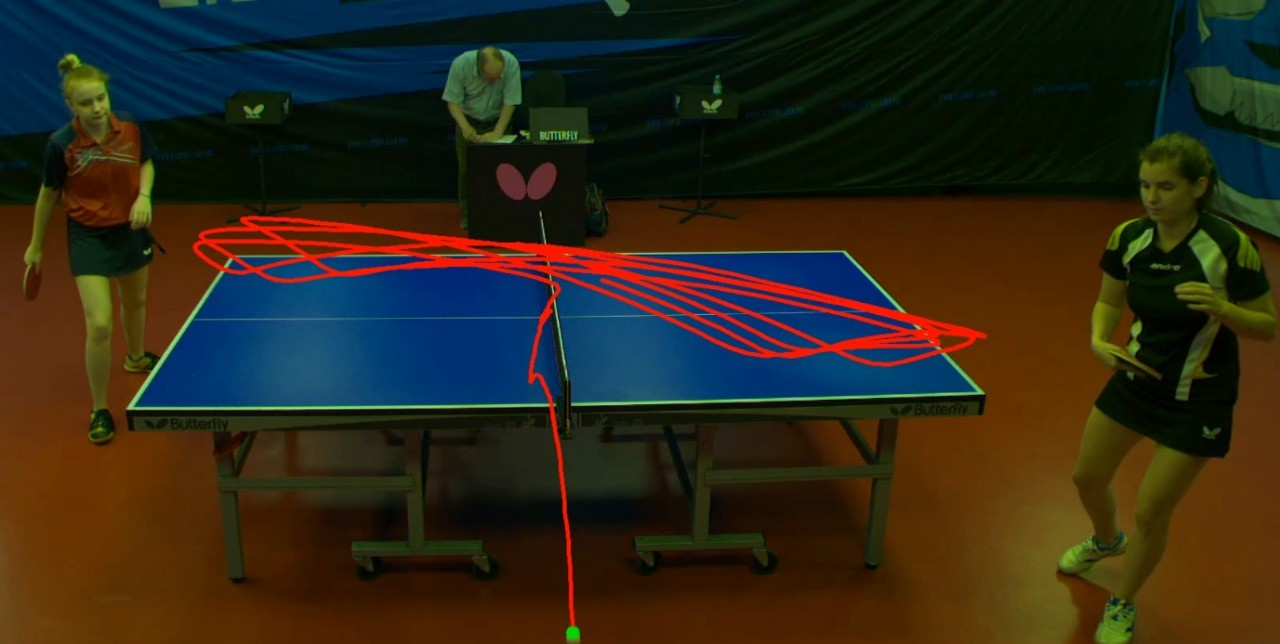
#> input picture latex/5.5.jpg, 1280 x 644 px, given in place of frame_0197.jpg, which was not available
$ python linemasker.py
#> lines starting #> are read from the running program, lines starting #| are printed output that depends on the picture; after the words box and inside, x2 and y2 are one past the last pixel; in counts of white or black regions, pixels touching at a corner belong together; pictures that were not available may be replaced by others from this repository, and a replacement may not be noted
#> further down, frame is the input picture: shape (644, 1280, 3); mean B, G, R 24.6, 39.8, 46.9
import cv2
import numpy as np
from constants import Constants

def frame_to_straight_line_mask(frame):
    # Convert to grayscale
    gray = cv2.cvtColor(frame, cv2.COLOR_BGR2GRAY)
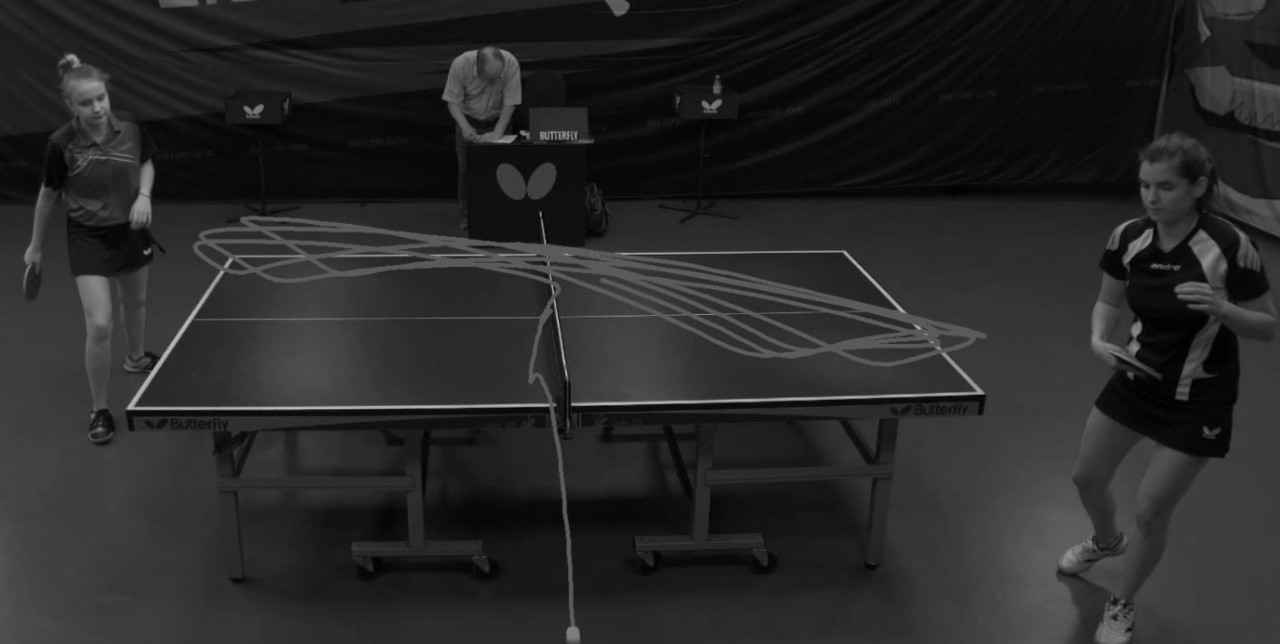
#> gray: shape (644, 1280); min 0, max 194, mean 40.2

    # Apply Gaussian blur to reduce noise (optional but often helps)
    blurred = cv2.GaussianBlur(gray, (5, 5), 0)

    # Canny edge detection
    edges = cv2.Canny(blurred, 50, 150, apertureSize=3)
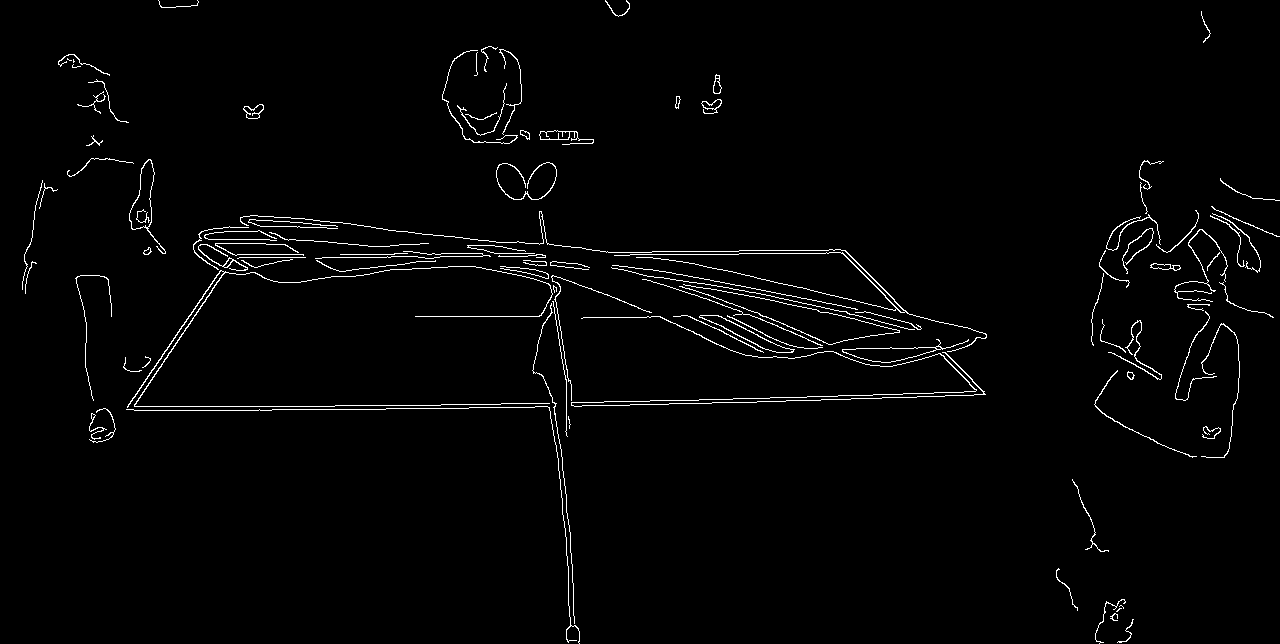
#> edges: shape (644, 1280); 1.9% white in thin lines or dots

    # Apply morphological closing to close gaps in edges
    kernel = np.ones((5, 5), np.uint8)
    closed_edges = cv2.morphologyEx(edges, cv2.MORPH_CLOSE, kernel)
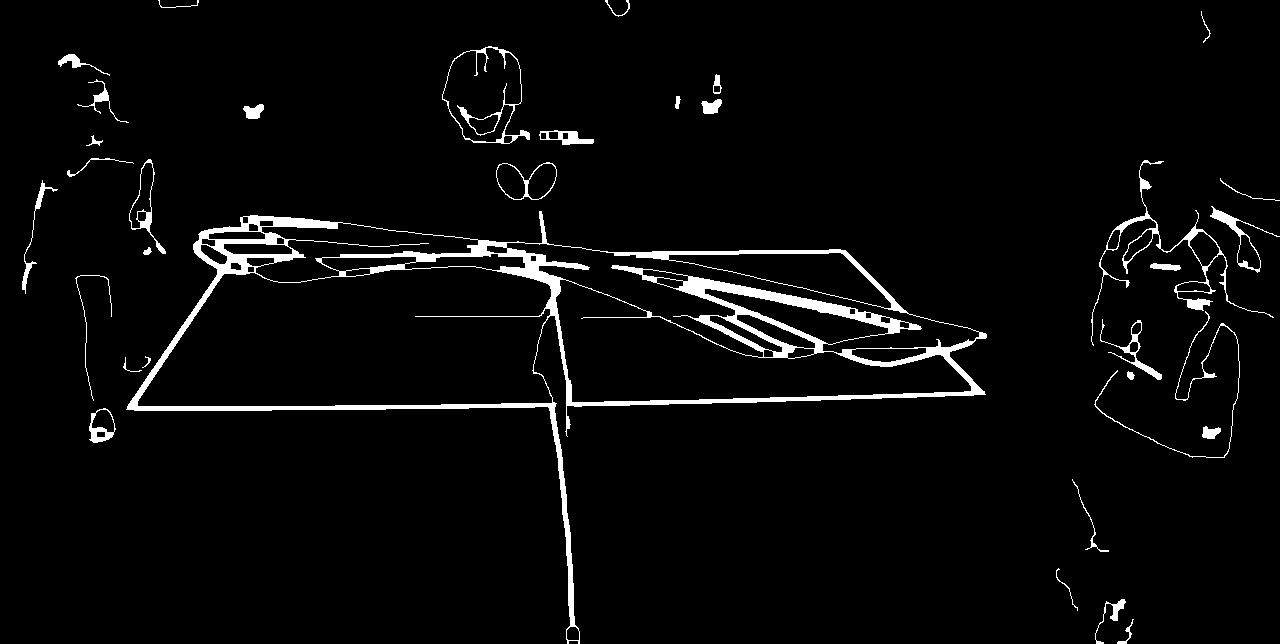
#> closed_edges: shape (644, 1280); 3.6% white; 34 white regions, largest, box (x1, y1, x2, y2) and area: (126, 211, 987, 644) 21272, (1091, 160, 1274, 346) 1686, (442, 46, 530, 144) 905

    # Create a black mask to draw white lines
    mask = np.zeros_like(closed_edges)

    # Detect straight lines using Hough Line Transform
    lines = cv2.HoughLinesP(closed_edges,
                            rho=1,
                            theta=np.pi/180,
                            threshold=80,
                            minLineLength=50,
                            maxLineGap=10)
#> lines = 91 rows, first 6: [139, 410, 916, 397], [213, 410, 820, 400], [127, 408, 296, 406], [322, 257, 534, 253], [416, 257, 545, 255], [683, 282, 908, 322]

    # Draw straight lines on mask in white
    if lines is not None:
        for line in lines:
            x1, y1, x2, y2 = line[0]
            cv2.line(mask, (x1, y1), (x2, y2), 255, thickness=2)
#> this loop made 91 passes
#> (x1, y1, x2, y2) on passes 1 to 12: (139, 410, 916, 397), (213, 410, 820, 400), (127, 408, 296, 406), (322, 257, 534, 253), (416, 257, 545, 255), (683, 282, 908, 322), (614, 254, 845, 250), (614, 255, 846, 251), (520, 256, 589, 267), (688, 278, 855, 308), (660, 277, 889, 317), (818, 311, 920, 329)
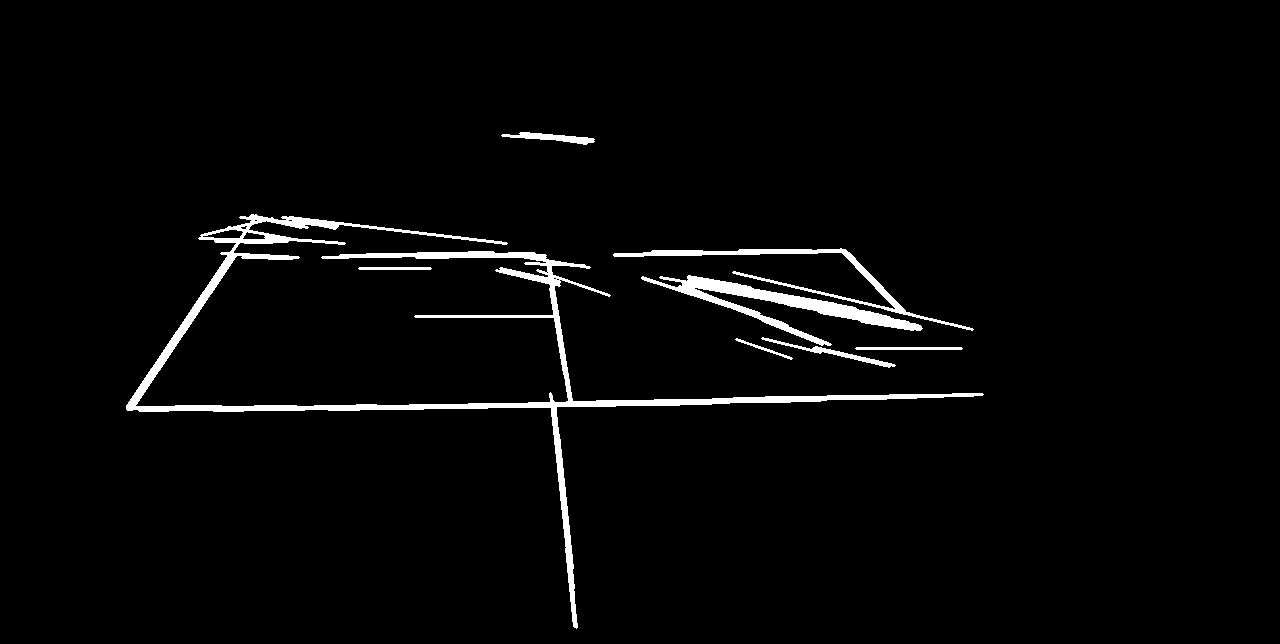
#> mask: shape (644, 1280); 2.6% white; 8 white regions, largest, box (x1, y1, x2, y2) and area: (126, 214, 984, 629) 13469, (641, 275, 923, 346) 3968, (613, 248, 974, 331) 2372

    return mask
# Example usage:
frame = cv2.imread('assets/specialframes/frame_0197.jpg')   # Or replace with video frame captured via cv2.VideoCapture
mask = frame_to_straight_line_mask(frame)
cv2.imwrite(Constants.IMAGE1_PATH, mask)

$ run again, on latex/5.6.jpg
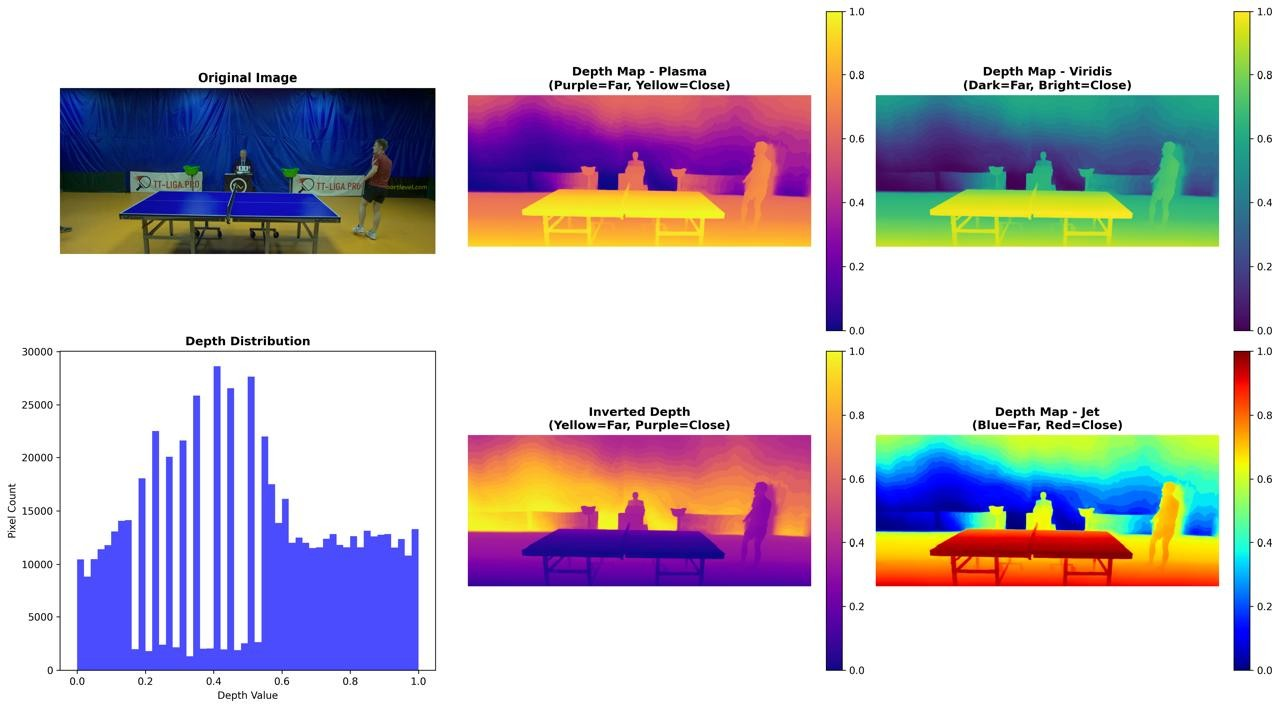
#> input picture latex/5.6.jpg, 1280 x 708 px, given in place of frame_0197.jpg, which was not available
#> frame is the input picture: shape (708, 1280, 3); mean B, G, R 203.6, 193.7, 200.1
#> in frame_to_straight_line_mask, `edges = cv2.Canny(blurred, 50, 150, apertureSize=3)`:
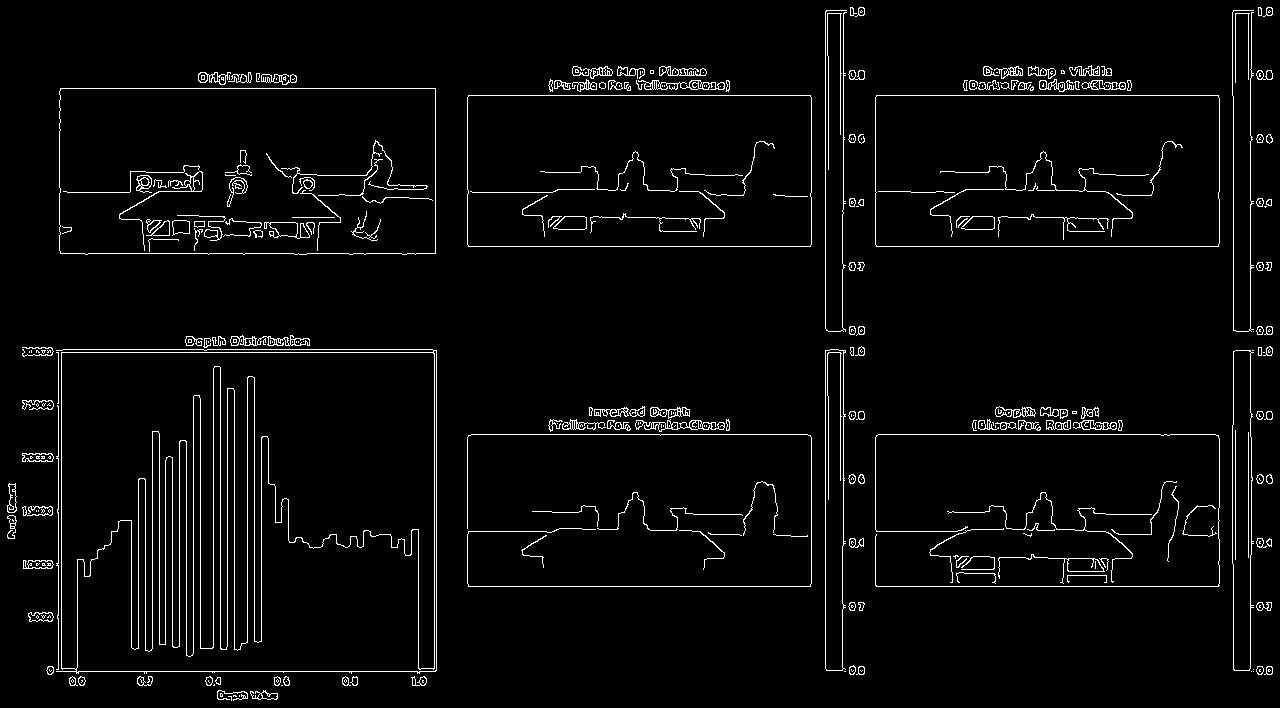
#> edges: shape (708, 1280); 3.5% white in thin lines or dots
#> closed_edges: shape (708, 1280); 5.8% white; 16 white regions (2 under 20 px), largest, box (x1, y1, x2, y2) and area: (22, 335, 437, 686) 13574, (59, 72, 436, 255) 6758, (875, 406, 1220, 587) 6321
#> lines = 182 rows, first 6: [471, 434, 807, 434], [468, 95, 810, 95], [60, 88, 435, 88], [876, 246, 1218, 246], [876, 586, 1218, 586], [825, 668, 825, 350]
#> the loop in frame_to_straight_line_mask, `for line in lines:` made 182 passes
#> after the loop in frame_to_straight_line_mask, `for line in lines:`:
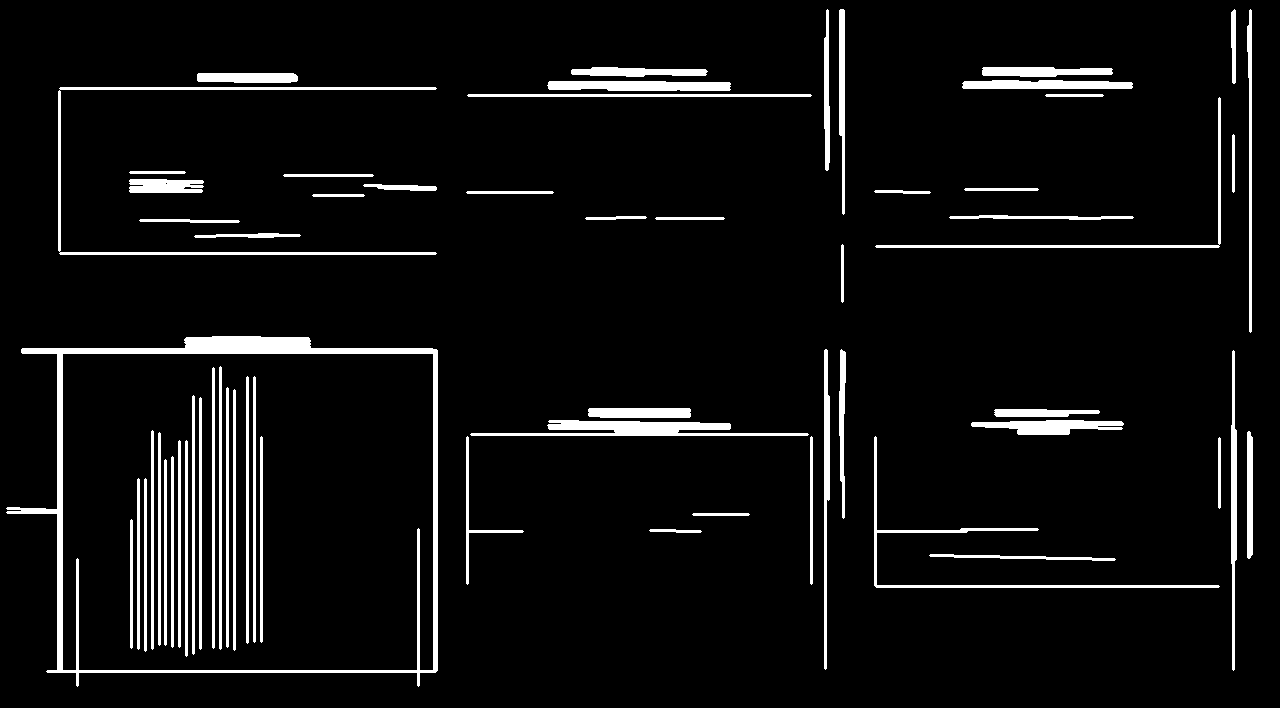
#> mask: shape (708, 1280); 6.1% white; 62 white regions, largest, box (x1, y1, x2, y2) and area: (6, 336, 438, 687) 9699, (470, 420, 809, 436) 2745, (58, 87, 437, 255) 2742

$ run again, on latex/5.1.png
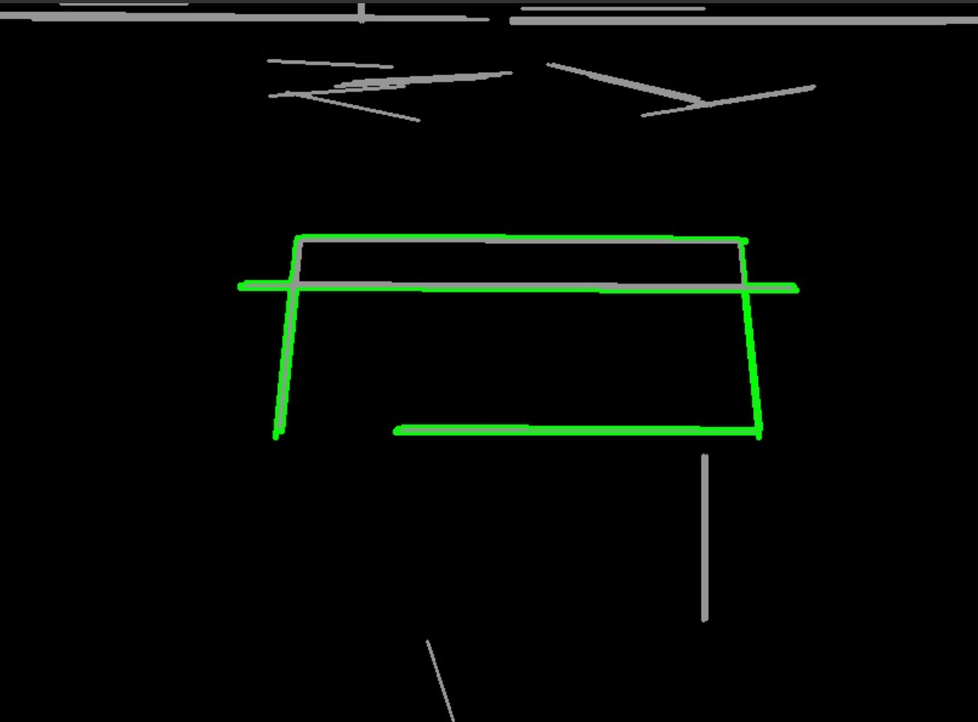
#> input picture latex/5.1.png, 978 x 722 px, shrunk from 1214 x 896 before the run, given in place of frame_0197.jpg, which was not available
#> frame is the input picture: shape (722, 978, 3); mean B, G, R 5.2, 8.3, 5.2
#> in frame_to_straight_line_mask, `edges = cv2.Canny(blurred, 50, 150, apertureSize=3)`:
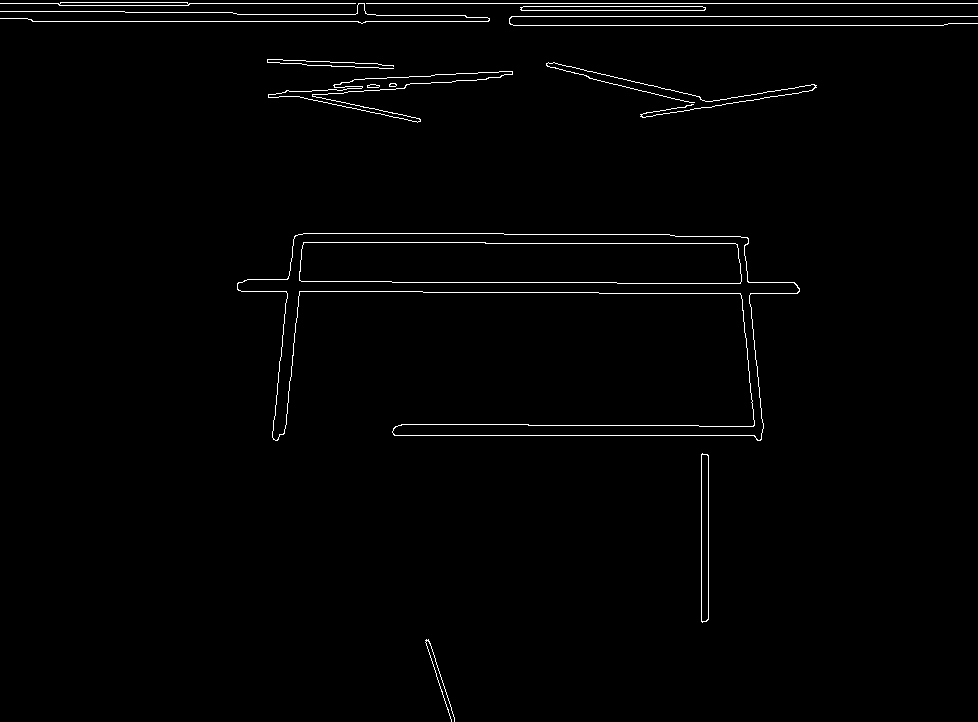
#> edges: shape (722, 978); 1.3% white in thin lines or dots
#> closed_edges: shape (722, 978); 1.8% white; 9 white regions, largest, box (x1, y1, x2, y2) and area: (0, 0, 978, 24) 3997, (237, 233, 800, 441) 2569, (268, 71, 513, 123) 1655
#> lines = 61 rows, first 6: [0, 3, 977, 3], [511, 16, 977, 16], [32, 21, 488, 21], [513, 25, 943, 25], [59, 5, 188, 5], [394, 435, 761, 435]
#> the loop in frame_to_straight_line_mask, `for line in lines:` made 61 passes
#> after the loop in frame_to_straight_line_mask, `for line in lines:`:
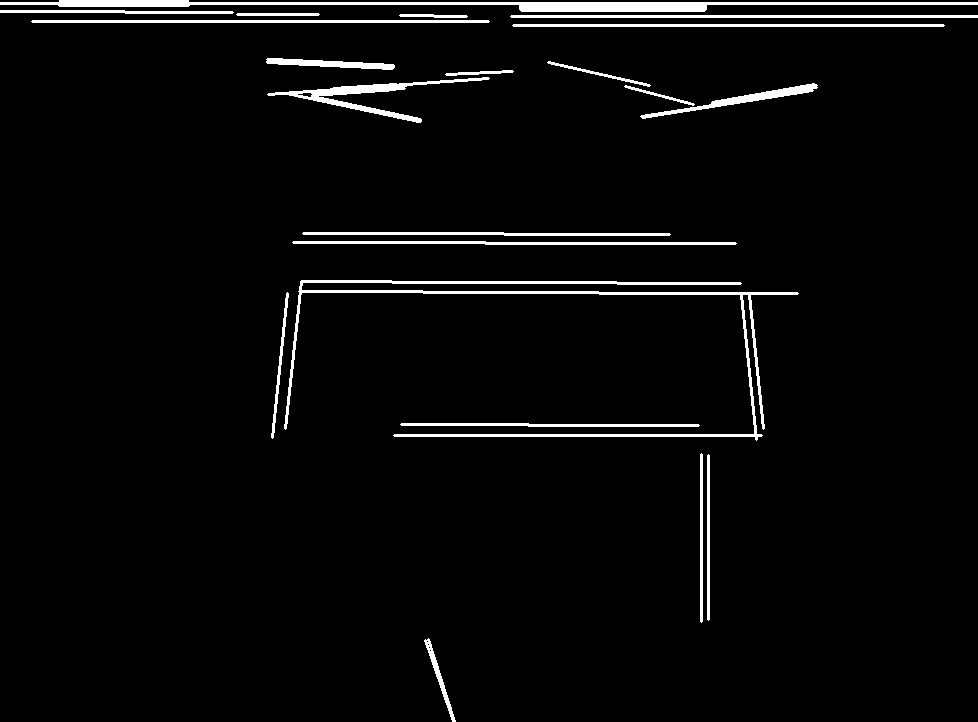
#> mask: shape (722, 978); 3.5% white; 21 white regions, largest, box (x1, y1, x2, y2) and area: (284, 280, 799, 441) 5183, (0, 0, 978, 12) 4766, (267, 77, 490, 123) 1768
